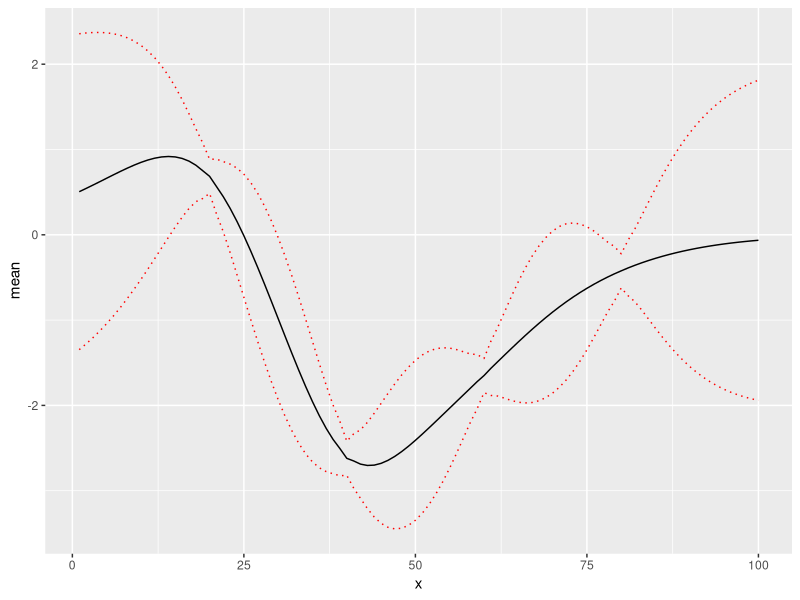
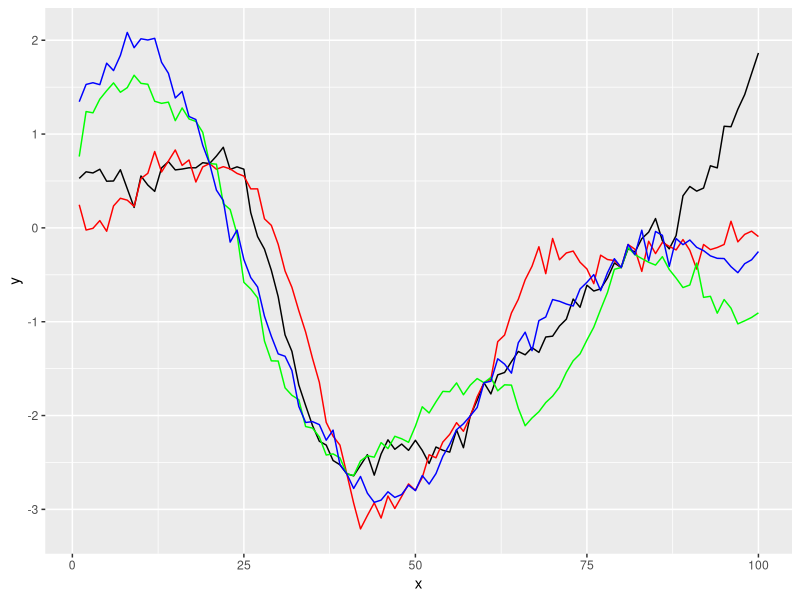

Generate these figures, in order, with R:
require(mnormt)
require(ggplot2)

#  Setup mean function
GPmean <- function(x,a=0,b=0,c=0) a+b*x+c*x*x

#  and a covariance function

GPexppcov <- function(x1,x2,sigma=1,delta=.1,p=2) sigma*(exp((-abs(x1-x2)^p)/delta))
GPMatern <- function(x1,x2,sigma=1,delta=1,nu=1.5) sigma*(2^(1-nu)/gamma(nu))*(sqrt(2*nu)*abs(x1-x2)/delta)^nu*besselK(sqrt(2*nu)*abs(x1-x2)/delta,nu)

# sample from a GP

# produce x the values where we are going to evaluate the GP

y=c(1:100)/10

condx <- c(20,40,60,80)

# Calculate the prior covariance of these points


covmaty <- matrix(nrow=length(y),ncol=length(y))
for (i in 1:length(y)){
  for (j in i:length(y)){
    #    covmaty[i,j] <- GPexppcov(y[i],y[j],delta=0.15 ,p=1.5)
    covmaty[i,j] <- GPMatern(y[i],y[j],delta=1.5,nu=2.5)
    if (is.na(covmaty[i,i]) == T) covmaty[i,i] <- 1
    covmaty[j,i] <- covmaty[i,j]
  }
}

# add nugget

# nugget variance
sigman=0.01

covmaty <- covmaty + diag(length(y))*sigman

#  extract the data

sigzz <- matrix(nrow=length(y)-4,ncol=length(y)-4)

sigyy <- matrix(nrow=4,ncol=4)
sigzy <- matrix(nrow=length(y)-4, ncol=4)

sigzz <- covmaty[-condx,-condx]
sigyy <- covmaty[condx,condx]
sigzy <- covmaty[-condx,condx]

sigyyinv <- chol2inv(chol(sigyy))

# generate some data

muy <- GPmean(y[condx],b=0)
p <- 1
data <- rmnorm(p,muy,sigyy)

#  the number of realisations

p <- 4

mu <- GPmean(y[-condx])
mu <- mu + t((sigzy) %*% sigyyinv %*% as.matrix(data-muy))
mu <- as.vector(mu)
condvar <-matrix(nrow=length(y)-4,ncol=length(y)-4)

condvar <-sigzz-(sigzy %*% sigyyinv %*% t(sigzy))

# Recreate the mean and variance in a dataframe

meanvar <- as.data.frame(matrix(nrow=100,ncol=2))
names(meanvar) <- c('mean','var')

meanvar$mean[-condx] <- mu
meanvar$mean[condx] <- data

meanvar$var[-condx] <- diag(condvar)
meanvar$var[condx] <- c(rep(sigman,4))

#  plot the mean and +/- 2 sd

ggplot(data=meanvar) + geom_line(aes(x=seq(1,100,1),y=mean)) +
  geom_line(aes(x=seq(1,100,1),y=mean + 2*sqrt(var)),colour='red',linetype='dotted') +
  geom_line(aes(x=seq(1,100,1),y=mean - 2*sqrt(var)),colour='red',linetype='dotted') +
  xlab('x')

#  Sample from the conditional GP

real <- rmnorm(p,mu,condvar)

#  Put these into a dataframe with the conditioning values

realised <- as.data.frame(matrix(nrow=100,ncol=p))
realised[-condx,]<-t(real)
realised[condx,] <- data
names(realised) <- c('sample1','sample2','sample3','sample4')
#  Now plot the realisations 

ggplot(data=realised) + 
  geom_line(aes(x=seq(1,100,1),y=sample1)) + 
  geom_line(aes(x=seq(1,100,1),y=sample2),colour='red') + 
  geom_line(aes(x=seq(1,100,1),y=sample3),colour='green') +
  geom_line(aes(x=seq(1,100,1),y=sample4),colour='blue') +
  xlab('x') + ylab('y')

